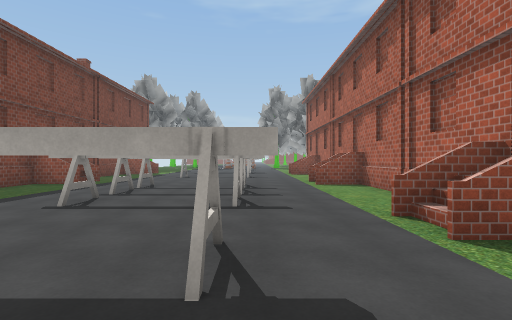
view 1 (above)

16 first-person views from a walk through a Unity game level. The camera is 1.5 m above the floor, looks level and sees 85° across. The floor is counted in squares, 2 m on a side. Each view is taken from the middle of a square. On the plan, view 1 faces up. The plan holds only what a view shows up to about 10 squares ahead; the rest is blank. The place goes on beyond the plan. Some surface patterns are stand-ins.

view 2
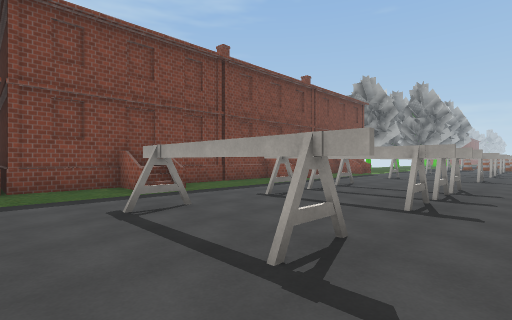

view 3
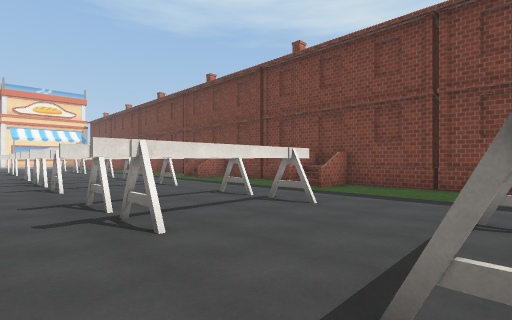

view 4
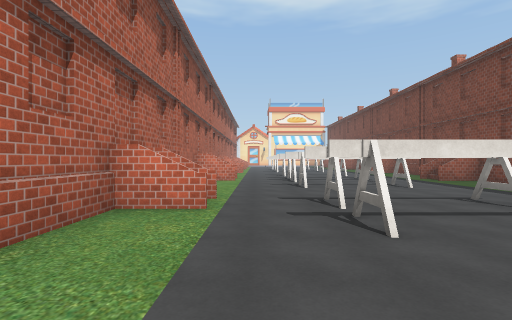

view 5
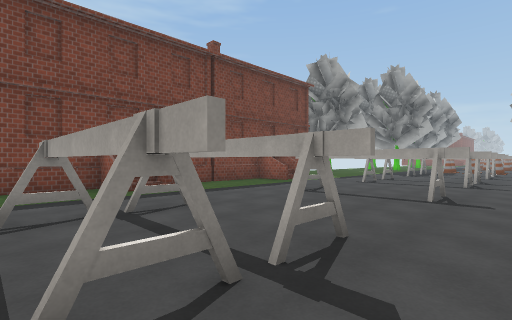

view 6
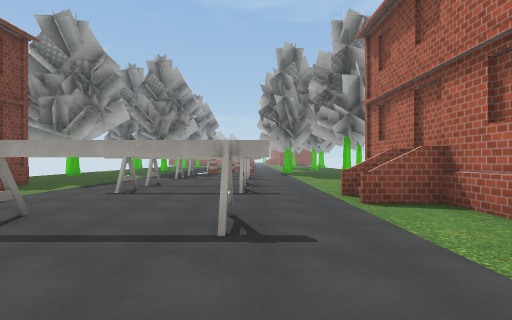

view 7
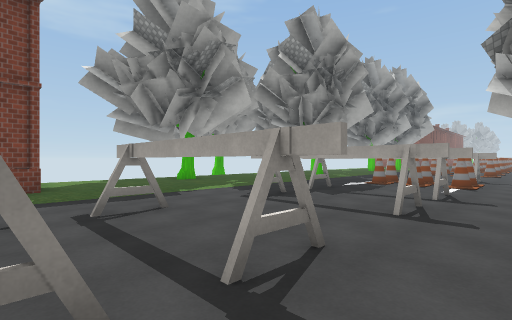

view 8
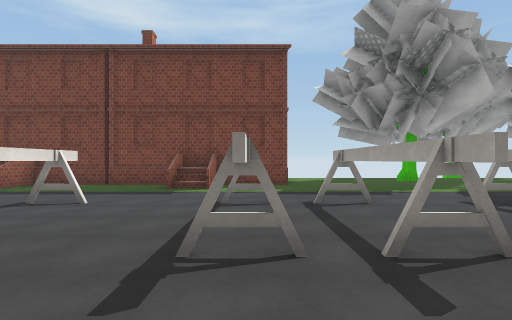

view 9
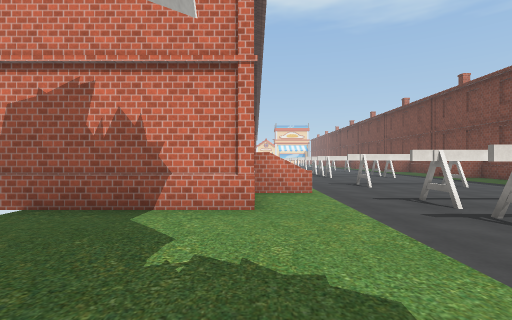

view 10
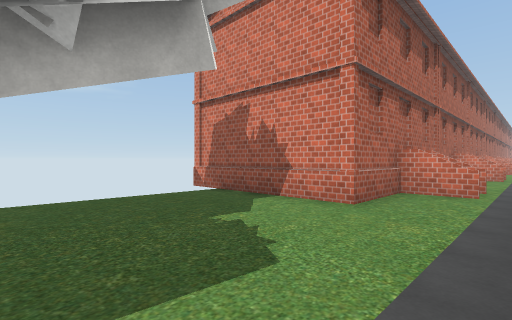

view 11
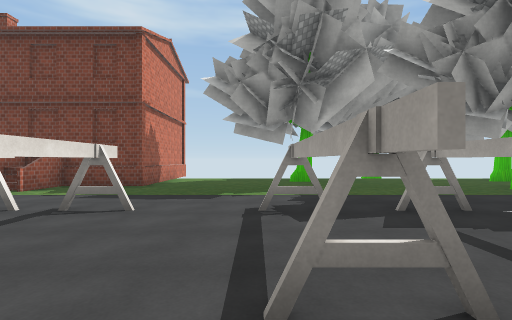

view 12
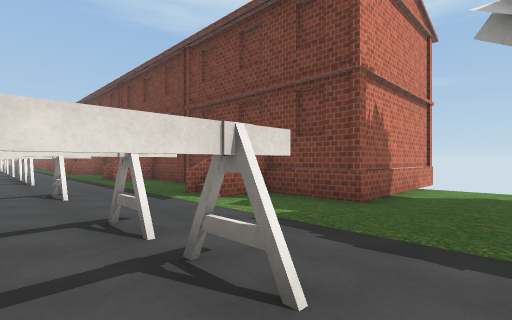

view 13
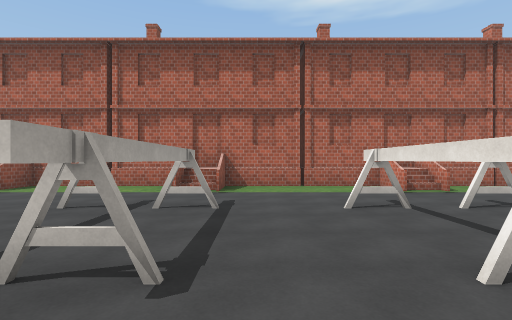

view 14
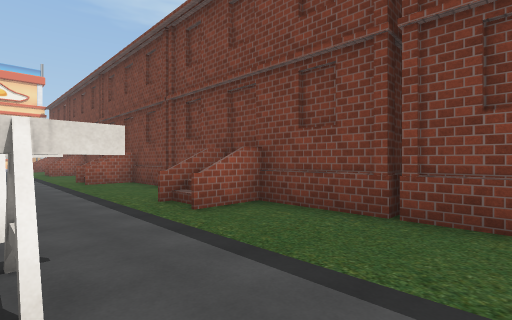

view 15
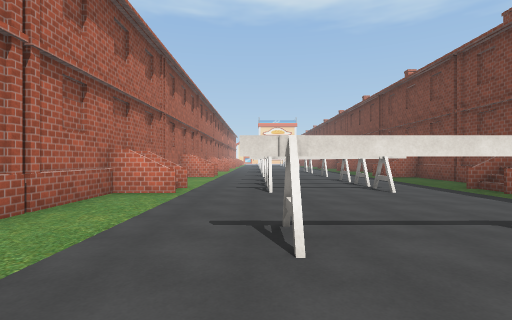

view 16
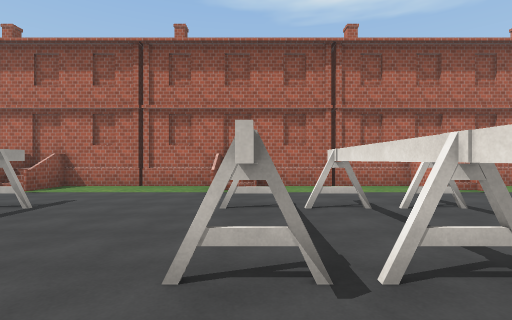

### Floor plan
Points are (right, up) in squares from view 1. A wall is a line through its corners. A room is listed if a view was taken in it or the views show most of it. See-through windows are left out.
Room 1 (views 1, 2, 3, 4, 5, 6, 7, 8, 9, 10, 11, 12, 13, 14, 15, 16)
walls: (1.6, 9.1) (3, 9.1) (3, 13.5) (1.6, 13.5); (-5.9, 8) (-6.6, 8); (-6.5, 8.4) (-6.5, 3.5); (-6.6, 9.1) (-6.6, 8.3); (1.9, 3.5) (3, 3.5) (3, 8) (1.6, 8); (-6.6, 3.6) (-6.6, 2.8); (-5.9, 2.6) (-6.5, 2.6) (-6.5, -1.8) (-5.1, -1.8); (-6.5, 13.9) (-6.5, 9.3) (-5.9, 9.3); (-6.6, 14.6) (-6.6, 13.9) (-6, 13.9); (3.2, 14.6) (1.6, 14.6) (3, 14.6) (3, 16.7) (7.5, 16.7); (1.6, -2) (3, -2) (3, 2.4) (1.6, 2.4); (-6.6, -2) (-6.6, -2.9) (-5.1, -2.9); (-6.5, -2.7) (-6.5, -7.4) (-5.9, -7.4); (-10.5, 17) (-6.5, 17) (-6.5, 14.8) (-6, 14.8); (-7.2, -5.2) (-6.4, -5.2); (1.6, -7.6) (3, -7.6) (3, -3.1) (1.6, -3.1); (-6.6, -7.6) (-6.6, -8.4); (1.6, -8.6) (3.2, -8.6)
low walls: (1.9, 8) (1.9, 8.5); (1.8, 2.5) (2.6, 2.5); (1.9, 2.5) (1.9, 3.5); (1.9, 14) (1.9, 14.6); (1.9, -2.6) (1.9, -2); (2.2, -2.5) (2.2, -2); (1.9, -8.6) (1.9, -7.8); (2.2, -8.6) (2.2, -7.9)
ways out: gap at (7, 17)
objects: tree (-8, 21); other object (-3, -9) to (0, -9); other object (-3, -8) to (0, -8); other object (-3, -6) to (0, -6); other object (-3, -3) to (0, -3); other object (-3, -1) to (0, -1); other object (-3, 2) to (0, 2); other object (-3, 5) to (0, 5); other object (-3, 6) to (0, 7); other object (-3, 8) to (0, 8); other object (-3, 12) to (0, 12); other object (-3, 16) to (0, 16); other object (-3, 17) to (0, 18); other object (-3, 20) to (0, 21); tree (4, 21)

Positions as (right, up) in squares from view 1, and headings:
1: (0, 0), facing up
2: (1, 0), facing up-left
3: (1, 2), facing down-left
4: (1, 2), facing down
5: (1, 6), facing up-left
6: (0, 9), facing up
7: (1, 16), facing up-left
8: (2, 16), facing left
9: (3, 21), facing down
10: (1, 21), facing down-right
11: (1, 20), facing left
12: (-2, 19), facing down-left
13: (-5, -4), facing right
14: (-3, -4), facing down-left
15: (0, 15), facing down
16: (-5, 8), facing right
